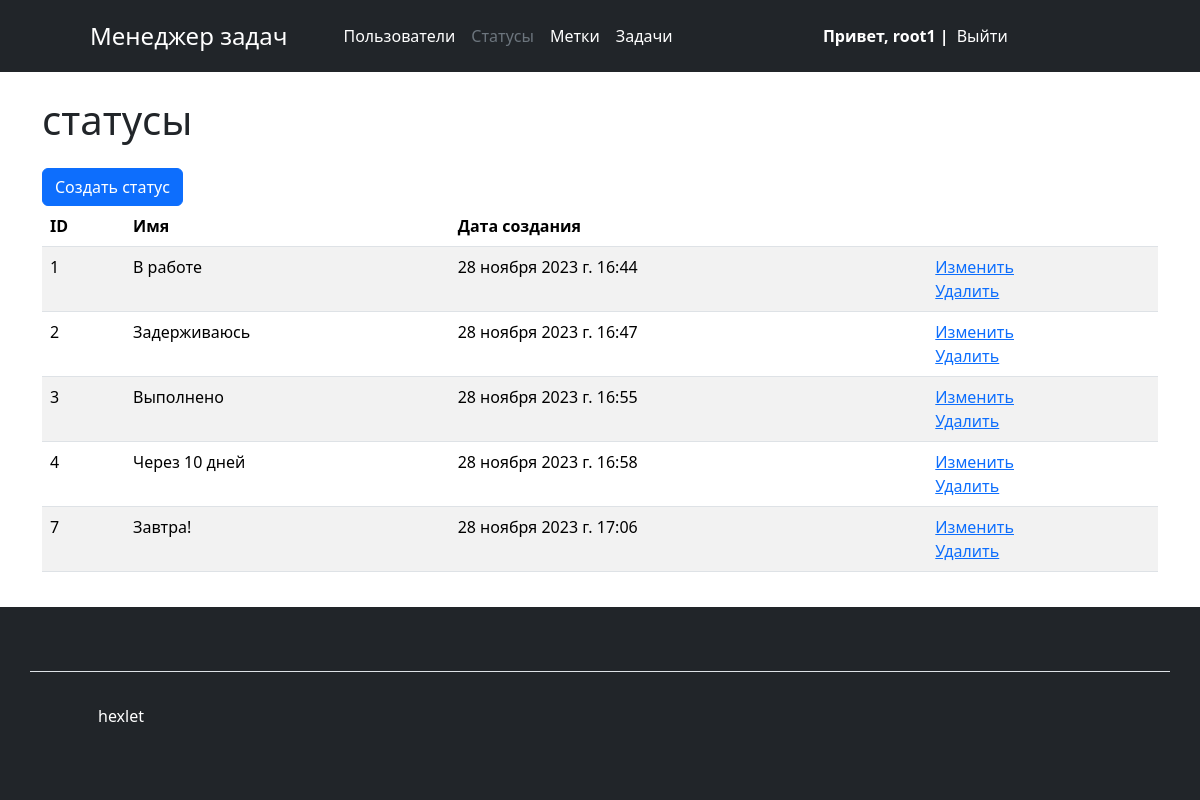
The app's page /statuses/ (signed in), older data.
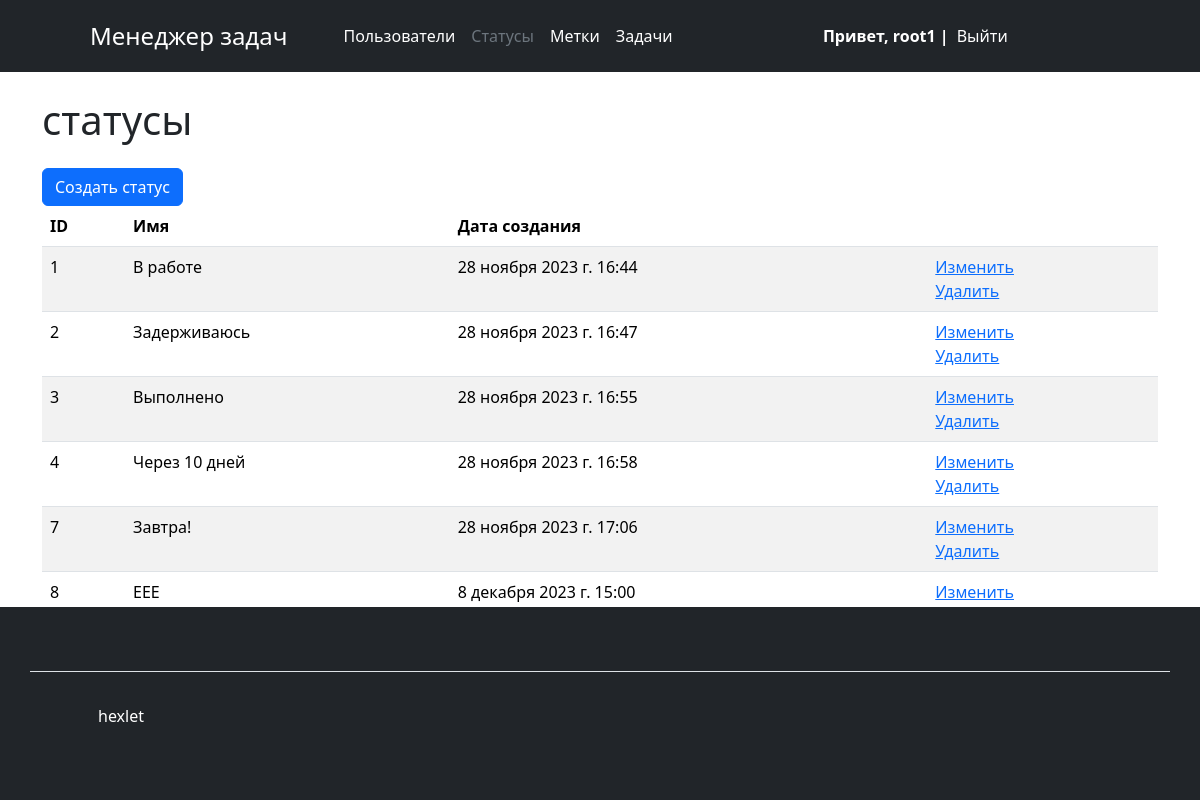
The same page, newer data.
### statuses/models.py (models this page shows, shortened)
class Status(models.Model):
    name = models.CharField(max_length=150,
                            unique=True,
                            blank=False,
                            verbose_name=_('Name'),)
    created_at = models.DateTimeField(
        auto_now_add=True,
        verbose_name=_('Creation date')
    )
    class Meta:
        verbose_name = _('Status')
        verbose_name_plural = _('Statuses')

### statuses/views.py (the view)
# urls.py: path('', views.StatusesListView.as_view(), name='all_statuses'),
class StatusesListView(AuthRequiredMixin, ListView):
    template_name = 'statuses/statuses.html'
    model = Status
    context_object_name = 'statuses'
    def get_context_data(self, **kwargs):
        context = super().get_context_data(**kwargs)
        context['logo'] = _('Task Manager')
        context['title'] = _('Task Manager')
        context['current_page'] = 'statuses'
        return context

### task_manager/mixins.py (called while the page is built)
    def dispatch(self, request, *args, **kwargs):
        if not request.user.is_authenticated:
            messages.error(request, self.auth_message)
            return redirect(reverse_lazy('users:login'))
        return super().dispatch(request, *args, **kwargs)

### statuses/templates/statuses/statuses.html
{% extends "base.html" %}
{% load django_bootstrap5 %}
{% load i18n %}
{% block content %}
    <h1 class="my-4">{% trans 'statuses' %}</h1>
    <a class="btn btn-primary" href="{% url 'statuses:status_create' %}">{% trans 'Create status' %}</a>
    <table class="table table-striped table-hover">
        <thead class="thead-dark">
            <tr>
                <th>ID</th>
                <th>{% trans 'Name' %}</th>
                <th>{% trans 'Creation date' %}</th>
                <th></th>
            </tr>
        </thead>
        <tbody>
            {% if statuses %}
                {% for status in statuses %}
                    <tr>
                        <td>{{ status.id }}</td>
                        <td>{{ status.name }}</td>
                        <td>{{ status.created_at }}</td>
                        <td>
                          <a href="{% url 'statuses:status_update' status.id %}">{% trans 'Update' %}</a>
                          <br>
                          <a href="{% url 'statuses:status_delete' status.id %}">{% trans 'Delete' %}</a>
                        </td>
                    </tr>
                {% endfor %}
            {% endif %}
        </tbody>
    </table>
{% endblock %}

Row changes from the older to the newer data that the page shows:
added Status: id "8", name "EEE", created_at "8 декабря 2023 г. 15:00"
